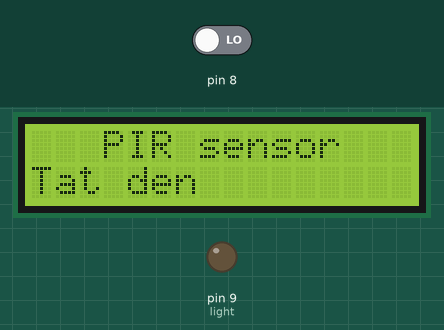
Simulated run of this sketch. Board: Arduino Uno, built with avr-gcc and run on an emulated ATmega328P. Shown: 16×2 character LCD, output pins drawn as LEDs (lit = HIGH). Inputs (shaded band) come from the test bench; at power-on: pin 8 LOW.

Above: at 1.2 s.
1.3 s: pin 8 driven HIGH
At 1.6 s:
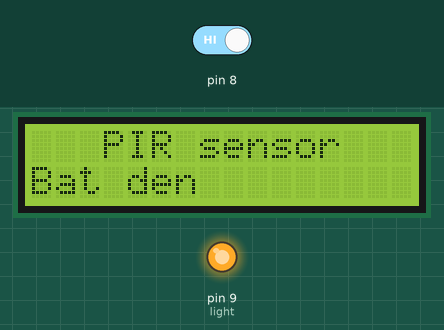
2.8 s: pin 8 driven LOW
At 4.1 s:
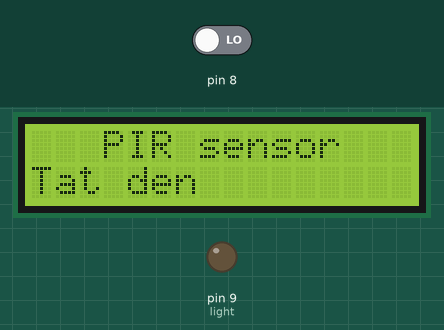
Timing chart, 0 to 5.8 s (numbered marks = the images above; inputs shaded):
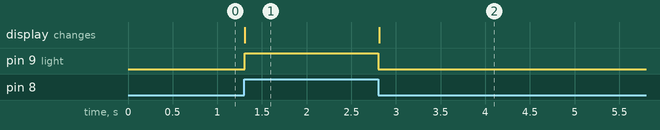

The sketch:

CODE-052.ino
```cpp
//VTM https://www.youtube.com/c/VTMVlogVoThongMinh
#include <Wire.h>
#include <LiquidCrystal_I2C.h>
LiquidCrystal_I2C lcd(0x27, 16, 2);
int pir = 8;
int light = 9;
void setup()
{
  pinMode(8, INPUT);
  pinMode(9, OUTPUT);
  lcd.init();
  lcd.backlight();
  lcd.setCursor(3, 0);
  lcd.print("PIR sensor");
}

void loop()
{
  if (digitalRead(8) == HIGH)
  {
    lcd.setCursor(0, 1);
    lcd.print("Bat den");
    digitalWrite(light, HIGH);
  }
  else
  {
    digitalWrite(light, LOW);
    lcd.setCursor(0, 1);
    lcd.print("Tat den");
  }
}
```

Measured:
- after the input at 1.3 s, pin 9 (light): LOW → HIGH at once; the display: changes at once (image 1)
- after the input at 2.8 s, pin 9 (light): HIGH → LOW at once; the display: changes at once (image 2)
